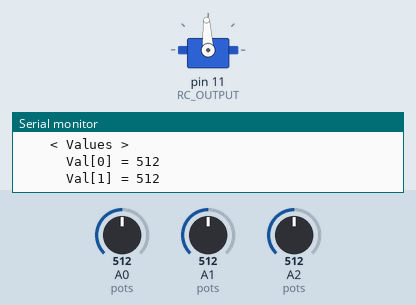
The sketch below on a simulated Arduino Uno, built with avr-gcc and run on an emulated ATmega328P. Shown: servo, the last lines printed to the serial monitor. The inputs (shaded band) are chosen by the test bench; at power-on: A0 (pots) = 512, A1 (pots) = 512, A2 (pots) = 512.

Above: at 1.2 s.
1.3 s: A0 (pots) set to 109
At 2.3 s:
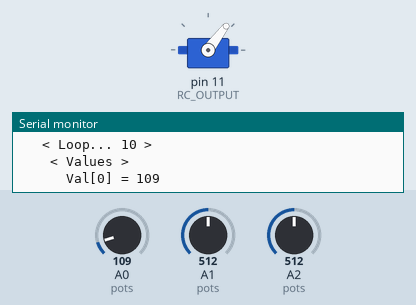
2.8 s: A0 (pots) set to 93
At 3.9 s:
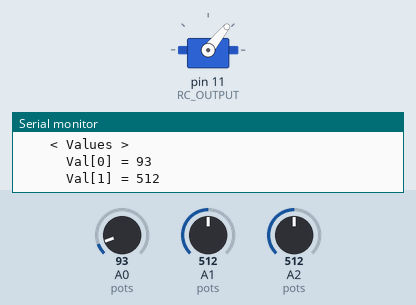
5.8 s: A1 (pots) set to 428
At 6.9 s:
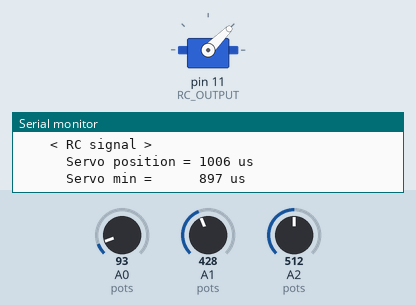
8.8 s: A1 (pots) set to 407
At 9.8 s:
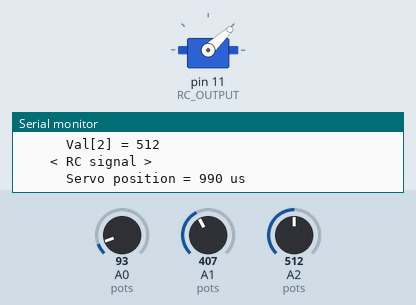
11.8 s: A0 (pots) set to 306
At 12.4 s:
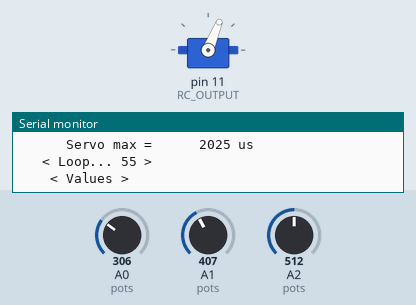
13.4 s: A0 (pots) set to 992
At 14.1 s:
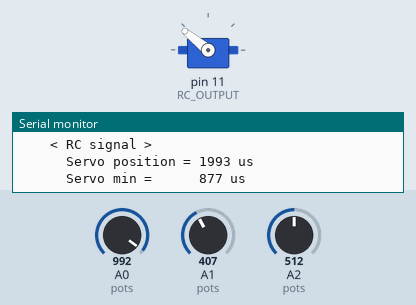
15.0 s: A0 (pots) set to 1013
Timing chart, 0 to 18.0 s (numbered marks = the images above; inputs shaded):
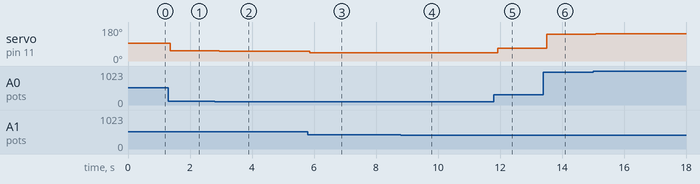

Measured:
- after the input at 1.3 s, servo on pin 11 (RC_OUTPUT): 93° → 53° after 0.07 s
- after the input at 2.8 s, servo on pin 11 (RC_OUTPUT): 53° → 51° after 0.15 s
- after the input at 5.8 s, servo on pin 11 (RC_OUTPUT): 51° → 45° after 0.07 s
- after the input at 8.8 s, servo on pin 11 (RC_OUTPUT): 45° → 43° after 0.22 s
- after the input at 11.8 s, servo on pin 11 (RC_OUTPUT): 43° → 68° after 0.13 s
- after the input at 13.4 s, servo on pin 11 (RC_OUTPUT): 68° → 141° after 0.11 s
- after the input at 15.0 s, servo on pin 11 (RC_OUTPUT): 141° → 143° after 0.09 s

The sketch:

RC_Signal.ino
```cpp
// (licence header left out)
#include <Servo.h>

// Default pins for components
#define POT_POSITION        A0
#define POT_MINIMUM         A1
#define POT_MAXIMUM         A2
#define RC_OUTPUT           11

// Defines constants for mapping values / ranges (for ADC results, values in VCC/1024)
#define POT_ADC_VAL_MIN     0
#define POT_ADC_VAL_MAX     1023
#define POT_ADC_VAL_CENTER  512

// Defines constants for mapping values / ranges (for RC signal, values in us)
#define RC_CENTER           1500
#define RC_MIN_RANGE_MIN    500
#define RC_MIN_RANGE_MAX    1450
#define RC_MAX_RANGE_MIN    1550
#define RC_MAX_RANGE_MAX    2500

int pots[] = {POT_POSITION, POT_MINIMUM, POT_MAXIMUM};    //  Contains the 3 pins for the potentiometers (can be changed above in the constants)
int val[3];                                               //  Contains the 3 values of the potentiometers (0 = position, 1 = minimum, 2 = maximum)
int servoPos = RC_CENTER;
int servoMin = RC_MIN_RANGE_MIN;
int servoMax = RC_MAX_RANGE_MAX;

Servo outputRC;

void setup()
{
  // Attach servo
  outputRC.attach(RC_OUTPUT);
  outputRC.writeMicroseconds(servoPos);
  outputRC.attach(RC_OUTPUT);

  // Force ADC initialization
  analogRead(pots[0]);

  // Start serial interface
  Serial.begin(9600);
  Serial.println("< Starting... >");
}

int i = 0;

void loop()
{
  // Start loop
  Serial.print("\t < Loop... "); Serial.print((i++), DEC); Serial.println(" >");

  // Get values
  for(int j = 0; j < 3; j++)
  {
    val[j] = GetValue(pots[j]);
  }

  // Calculate new servo min, max and position
  // If you only wish to control one endpoint and not connect one of the two seconday potentiometer,
  // simply replace one of the following calculation with a fixed value in pulse width (us):
  // (example 1) // servoMin = RC_MIN_RANGE_MIN;
  // (example 2) // servoMin = 1000;
  servoMin = map(val[1], POT_ADC_VAL_MIN, POT_ADC_VAL_MAX, RC_MIN_RANGE_MIN, RC_MIN_RANGE_MAX);
  servoMax = map(val[2], POT_ADC_VAL_MIN, POT_ADC_VAL_MAX, RC_MAX_RANGE_MIN, RC_MAX_RANGE_MAX);

  // Correct min/max mapping to keep RC_CENTER as the center.
  if(val[0] < POT_ADC_VAL_CENTER)
  {
    servoPos = map(val[0], POT_ADC_VAL_MIN, (POT_ADC_VAL_CENTER - 1), servoMin, RC_CENTER);
  }
  else // (val[0] >= POT_ADC_VAL_CENTER)
  {
    servoPos = map(val[0], POT_ADC_VAL_CENTER, POT_ADC_VAL_MAX, RC_CENTER, servoMax);
  }

  // Update RC signal output
  outputRC.writeMicroseconds(servoPos);

  // Output values
  Serial.println("\t\t< Values >");
  for(int j = 0; j < 3; j++)
  {
    Serial.print("\t\t\tVal["); Serial.print(j, DEC); Serial.print("] = "); Serial.println(val[j]);
  }

  // Output RC value
  Serial.println("\t\t< RC signal >");
  Serial.print("\t\t\tServo position = "); Serial.print(servoPos); Serial.println(" us");
  Serial.print("\t\t\tServo min =      "); Serial.print(servoMin); Serial.println(" us");
  Serial.print("\t\t\tServo max =      "); Serial.print(servoMax); Serial.println(" us");

  // Wait for next loop (The delay should be shorter if the Serial.print are disabled to have a more responsive system)
  delay(100);
}

// Does the process
int GetValue(int apin)
{
    int val;
    int temp[2];

    // Ready the analog converter (and wait for initialization)
    analogRead(apin);
    delayMicroseconds(100);

    // Get readings
    temp[0] = analogRead(apin);
    temp[1] = analogRead(apin);

    // Calculate average
    val = (temp[0] + temp[1]) / 2;

    return val;
}
```
